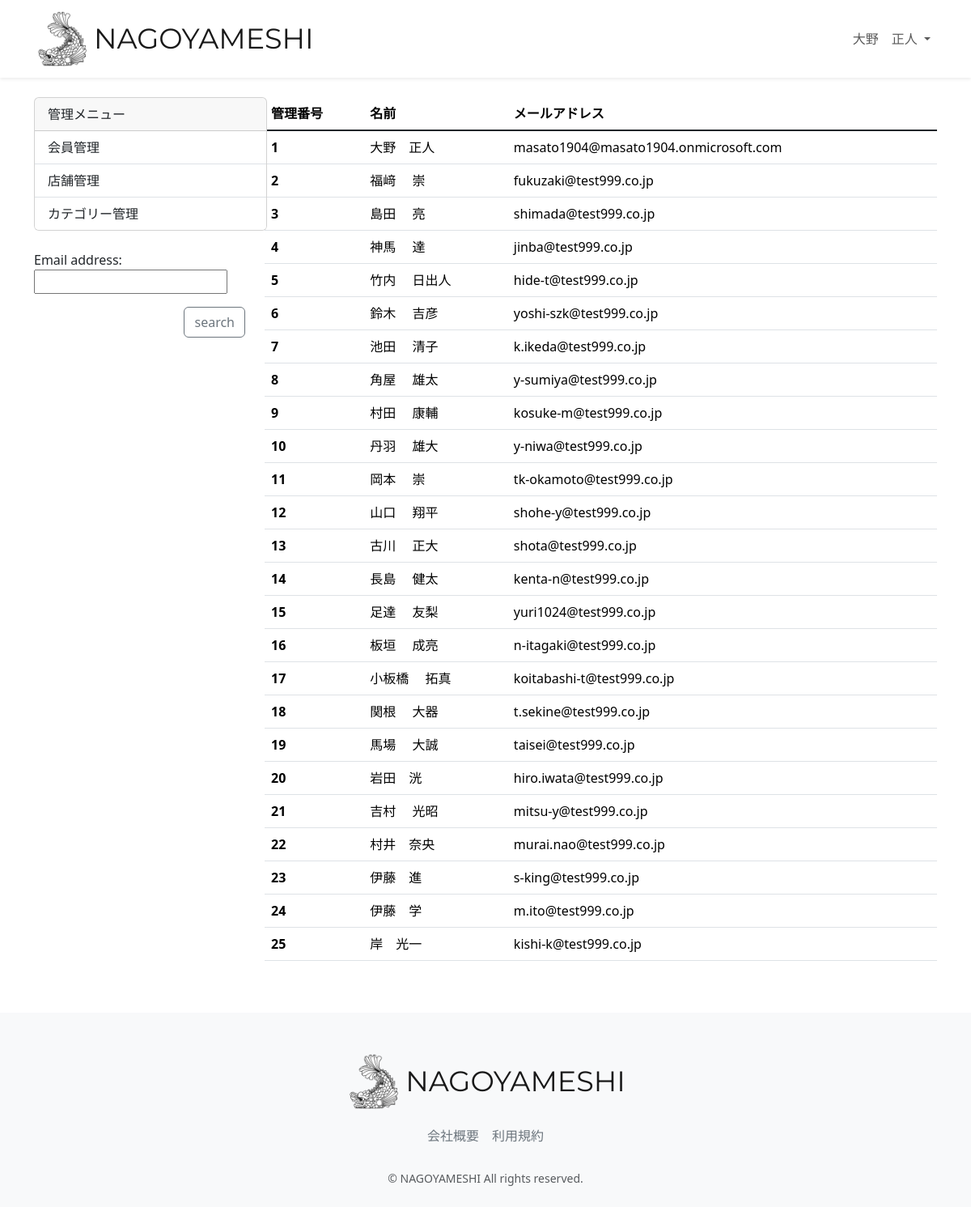
The app's page /accounts/management_user (signed in), older data.
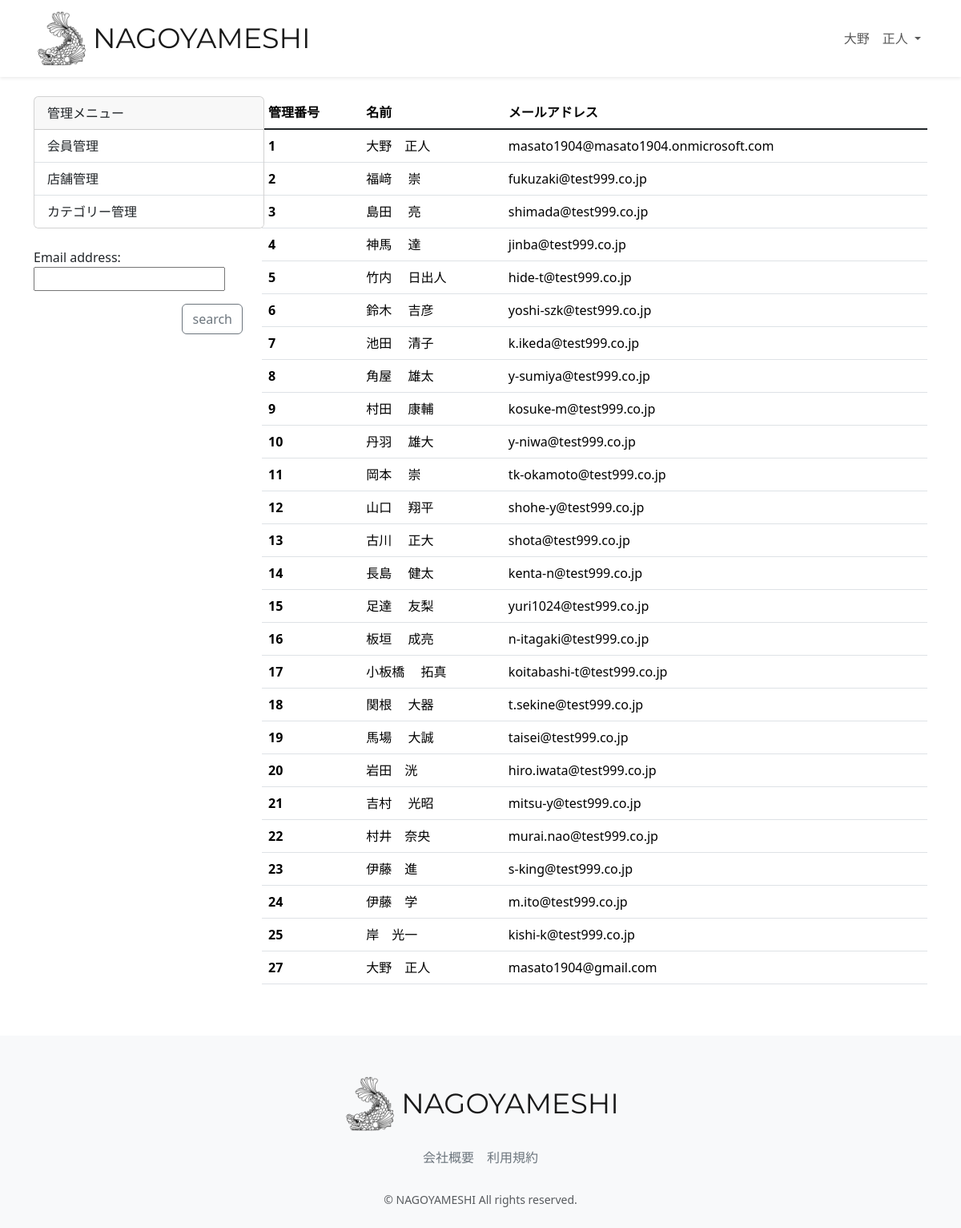
The same page, newer data.
### accounts/models.py (models this page shows, shortened)
class CustomUser(AbstractUser):
    user_name = models.CharField(
        max_length=128, null=True, blank=True, verbose_name="ユーザー名前"
    )
    hurigana = models.CharField(
        max_length=128, null=True, blank=True, verbose_name="フリガナ"
    )
    zip_code = models.CharField(
        max_length=16, null=True, blank=True, verbose_name="郵便番号"
    )
    address = models.CharField(
        max_length=255, null=True, blank=True, verbose_name="住所"
    )
    phone_number = models.CharField(
        max_length=20, null=True, blank=True, verbose_name="電話番号"
    )
    birthday = models.CharField(
        max_length=20, null=True, blank=True, verbose_name="誕生日"
    )
    job = models.CharField(max_length=255, null=True, blank=True, verbose_name="職業")
    subscription = models.BooleanField(null=True, default=False, verbose_name="有料会員")
    card_name = models.CharField(max_length=128, null=True, blank=True,verbose_name='カード名義')
    card_number = models.CharField(max_length=128, null=True, blank=True,verbose_name='カード番号')
    class Meta:
        verbose_name = '会員一覧'
        verbose_name_plural = "会員一覧"

### accounts/views.py (the view)
# urls.py: path("management_user", views.UserList.as_view(model=CustomUser), name="management_user"),
class UserList(OnlyManagementUserMixin, ListView):
    template_name = 'management/management_user.html'
    model = CustomUser
    context_object_name = 'results'
    paginate_by = 10
    def get_context_data(self, **kwargs):
        context = super().get_context_data(**kwargs)
        context["filter"] = CustomUserFilter(self.request.GET,
                queryset=self.get_queryset())
        return context

### accounts/mixins.py (called while the page is built)
    def test_func(self):
        user = self.request.user
        return user.is_staff

### accounts/templates/management/management_user.html (shortened to what this page needs)
{% extends "layout/base.html" %}
{% load static %}
{% block content %}
<main>
  <br>
  <div class="container nagoyameshi-container pb-5">
    <div class="row justify-content-center">
      <div class="col-xl-3 col-lg-4 col-md-12">
        <div class="card" style="width: 18rem;">
          <div class="card-header">
            管理メニュー
          </div>
          <ul class="list-group list-group-flush">
            <li class="list-group-item">
              <a class="dropdown-item" href="{% url 'management_user' %}">会員管理</a>
            </li>
            <li class="list-group-item">
              <a class="dropdown-item" href="{% url 'management_shop' %}">店舗管理</a>
            </li>
            <li class="list-group-item">
              <a class="dropdown-item" href="{% url 'management_category' %}">カテゴリー管理</a>
            </li>
          </ul>
        </div>
        <br>
        <form method="get">
          {{ filter.form.as_p }}
          <div class="d-flex justify-content-end">
            <input class="btn btn-outline-secondary"  type="submit" value="search" >
          </div>
        </form>
      </div>
      <div class="col">
        <div class="d-flex justify-content-between flex-wrap">
          <table class="table">
            <thead>
              <tr>
                <th scope="col">管理番号</th>
                <th scope="col">名前</th>
                <th scope="col">メールアドレス</th>
              </tr>
            </thead>
            <tbody class="table-group-divider">
              <tr>
               {% for obj in filter.qs %}
                <th scope="row">{{ obj.id }}</th>
                <td>{{ obj.user_name }}</td>
                <td>{{ obj.email }}</td>
              </tr>
              {% endfor %}
            </tbody>
          </table>
        </div>
      </div>
    </div>
  </div>
</main>
{% endblock %}

### restaurant/templates/layout/base.html (shortened to what this page needs)
{% load static %}
<!DOCTYPE html>
<html lang="ja">
  <head>
    <link href="https://cdn.jsdelivr.net/npm/bootstrap@5.3.3/dist/css/bootstrap.min.css" rel="stylesheet">
    <link href="{% static 'css/nagoyameshi.css' %}" rel="stylesheet">
  </head>
  <body>
    <div id="app" class="wrapper">
      <nav class="navbar navbar-expand-md navbar-light bg-white shadow-sm">
        <div class="container nagoyameshi-container">
          <a class="navbar-brand app-name" href="{% url 'top_page' %}">
            <div class="d-flex align-items-center">
              <img class="nagoyameshi-logo me-1" src="{% static 'images/logo/logo.png' %}" alt="nagoyameshi">
              NAGOYAMESHI
            </div>
          </a>
          <div class="collapse navbar-collapse" id="navbarSupportedContent">
            <ul class="navbar-nav ms-auto">
              {% if user.subscription %}
              <li class="nav-item dropdown">
                <a id="navbarDropdown" class="nav-link dropdown-toggle" href="#" role="button" data-bs-toggle="dropdown" aria-haspopup="true" aria-expanded="false" v-pre>
                  {{ user.user_name }}
                </a>
              </li>
              {% endif %}
            </ul>
          </div>
        </div>
      </nav>
      {% block content %}{% endblock %}
      <footer class="bg-light">
        <div class="d-flex justify-content-center footer-logo">
          <a class="navbar-brand app-name" href="{% url 'top_page' %}">
            <div class="d-flex align-items-center">
              <img class="nagoyameshi-logo me-1" src="{% static 'images/logo/logo.png' %}" alt="nagoyameshi">
              NAGOYAMESHI
            </div>
          </a>
        </div>
        <div class="d-flex justify-content-center footer-link">
          <a href="{% url 'company_page' %}" class="link-secondary me-3">会社概要</a>
          <a href="{% url 'terms_page' %}" class="link-secondary">利用規約</a>
        </div>
        <p class="text-center text-muted small mb-0">&copy; NAGOYAMESHI All rights reserved.</p>
      </footer>
    </div>
  </body>
</html>

Row changes from the older to the newer data that the page shows:
added CustomUser: id "27", user_name "大野 正人", email "masato1904@gmail.com"
